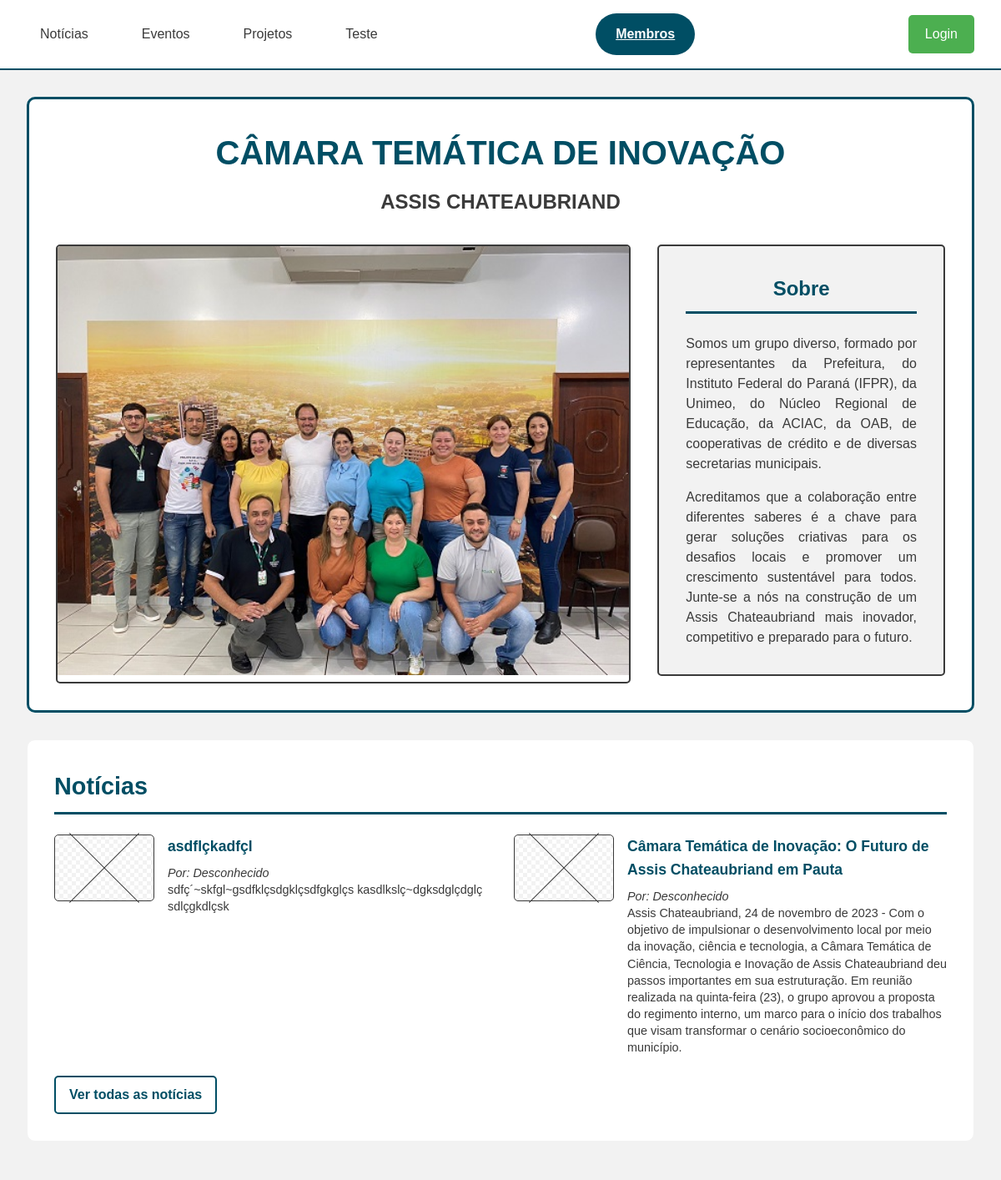
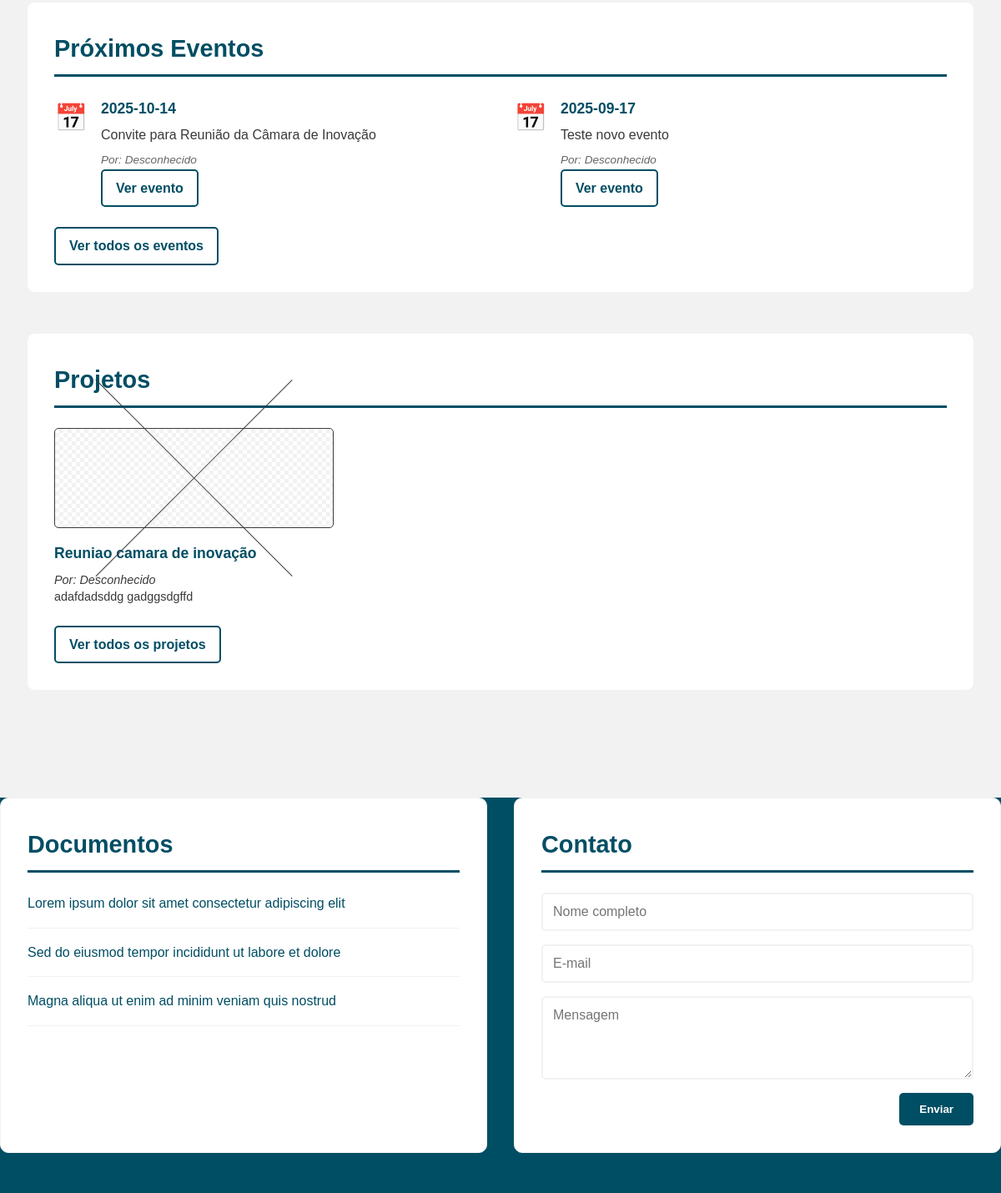
The page / on the database its author committed (2 pictures, top to bottom).
### tables this page shows
CREATE TABLE `categorias` (
  `id` int(11) NOT NULL,
  `nome` varchar(100) NOT NULL,
  `descricao` text DEFAULT NULL,
  `criado_em` datetime DEFAULT current_timestamp()
);

CREATE TABLE `artigos` (
  `id` int(11) NOT NULL,
  `titulo` varchar(200) NOT NULL,
  `slug` varchar(200) NOT NULL,
  `conteudo` text NOT NULL,
  `categoria_id` int(11) DEFAULT NULL,
  `autor_id` int(11) DEFAULT NULL,
  `data_evento` date DEFAULT NULL,
  `criado_em` datetime DEFAULT current_timestamp(),
  `atualizado_em` datetime DEFAULT current_timestamp() ON UPDATE current_timestamp()
);

### index.php (the view, shortened to what this page needs)
<?php
include 'conexao.php';
$sql = "SELECT nome FROM categorias";
$result = $conn->query($sql);
?>
<!DOCTYPE html>
<html lang="pt-BR">
<head>
    <link rel="stylesheet" href="css/styles.css">
</head>
<body>
    <header>
        <nav class="main-nav">
            <ul class="nav-links">
                <?php
                if ($result->num_rows > 0) {
                    while($row = $result->fetch_assoc()) {
                        echo "<li><a href='#{$row['nome']}'>{$row['nome']}</a></li>";
                    }
                }
                ?>
            </ul>
            <a href="membros.php" class="membros-btn">Membros</a>
            <a href="login.php" class="admin-btn">Login</a>
        </nav>
    </header>
    <main>
        <section class="hero">
            <h1>CÂMARA TEMÁTICA DE INOVAÇÃO</h1>
            <h2>ASSIS CHATEAUBRIAND</h2>
            <div class="hero-content">
                <div class="hero-image">
                    <img src="images/grupo.jpg" alt="Logo Câmara de Inovação">
                </div>
                <div class="sobre-box">
                    <h3>Sobre</h3>
                    <p>Somos um grupo diverso, formado por representantes da Prefeitura, do Instituto Federal do Paraná (IFPR), da Unimeo, do Núcleo Regional de Educação, da ACIAC, da OAB, de cooperativas de crédito e de diversas secretarias municipais.</p>
                    <p>Acreditamos que a colaboração entre diferentes saberes é a chave para gerar soluções criativas para os desafios locais e promover um crescimento sustentável para todos. Junte-se a nós na construção de um Assis Chateaubriand mais inovador, competitivo e preparado para o futuro.</p>
                </div>
            </div>
        </section>
        <?php
        $sql = "SELECT a.*, u.nome as autor_nome
                FROM artigos a
                LEFT JOIN usuarios u ON a.autor_id = u.id
                WHERE a.categoria_id = 1
                ORDER BY a.criado_em DESC LIMIT 3";
        $result = $conn->query($sql);
        ?>
        <section id="Noticias" class="noticias">
            <h3>Notícias</h3>
            <div class="noticias-grid">
                <?php
                if ($result->num_rows > 0) {
                    while($row = $result->fetch_assoc()) {
                        echo "
                        <article class='noticia-item'>
                            <div class='noticia-image'></div>
                            <div class='noticia-content'>
                                <h4>{$row['titulo']}</h4>
                                <p class='autor-info'>Por: " . htmlspecialchars($row['autor_nome'] ?? 'Desconhecido') . "</p>
                                <p>{$row['conteudo']}</p>
                            </div>
                        </article>";
                    }
                }
                ?>
            </div>
            <a href="noticias_lista.php" class="ver-todas">Ver todas as notícias</a>
        </section>
        <?php
        $sql = "SELECT a.*, u.nome as autor_nome
                FROM artigos a
                LEFT JOIN usuarios u ON a.autor_id = u.id
                WHERE a.categoria_id = 2
                ORDER BY a.data_evento DESC LIMIT 3";
        $result = $conn->query($sql);
        ?>
        <section id="Eventos" class="eventos">
            <h3>Próximos Eventos</h3>
            <div class="eventos-grid">
                <?php
                if ($result->num_rows > 0) {
                    while($row = $result->fetch_assoc()) {
                        echo "
                        <div class='evento-item'>
                            <div class='evento-icon'>📅</div>
                            <div class='evento-info'>
                                <div class='evento-data'>{$row['data_evento']}</div>
                                <div class='evento-titulo'><p>{$row['titulo']}</p></div>
                                <p class='autor-info'>Por: " . htmlspecialchars($row['autor_nome'] ?? 'Desconhecido') . "</p>
                                <a href='evento.php?cd={$row['id']}' class='ver-todos'>Ver evento</a>
                            </div>
                        </div>";
                    }
                }
                ?>
            </div>
            <a href="eventos_lista.php" class="ver-todos">Ver todos os eventos</a>
        </section>
        <?php
        $sql = "SELECT a.*, u.nome as autor_nome
                FROM artigos a
                LEFT JOIN usuarios u ON a.autor_id = u.id
                WHERE a.categoria_id = 3
                ORDER BY a.criado_em DESC LIMIT 3";
        $result = $conn->query($sql);
        ?>
        <section id="Projetos" class="projetos">
            <h3>Projetos</h3>
            <div class="projetos-grid">
                <?php
                if ($result->num_rows > 0) {
                    while($row = $result->fetch_assoc()) {
                        echo "
                        <article class='projeto-item'>
                            <div class='projeto-image'></div>
                            <div class='projeto-content'>
                                <h4>{$row['titulo']}</h4>
                                <p class='autor-info'>Por: " . htmlspecialchars($row['autor_nome'] ?? 'Desconhecido') . "</p>
                                <p>{$row['conteudo']}</p>
                            </div>
                        </article>";
                    }
                }
                ?>
            </div>
            <a href="projetos_lista.php" class="ver-todos">Ver todos os projetos</a>
        </section>
    </main>
    <footer>
        <div class="bottom-sections">
            <section class="documentos">
                <h3>Documentos</h3>
                <ul class="documentos-list">
                    <li><a href="#">Lorem ipsum dolor sit amet consectetur adipiscing elit</a></li>
                    <li><a href="#">Sed do eiusmod tempor incididunt ut labore et dolore</a></li>
                    <li><a href="#">Magna aliqua ut enim ad minim veniam quis nostrud</a></li>
                </ul>
            </section>
            <section class="contato">
                <h3>Contato</h3>
                <form class="contato-form">
                    <input type="text" placeholder="Nome completo" required>
                    <input type="email" placeholder="E-mail" required>
                    <textarea placeholder="Mensagem" rows="4" required></textarea>
                    <button type="submit">Enviar</button>
                </form>
            </section>
        </div>
    </footer>
</body>
</html>

### rows shown on the page
categorias: nome "Notícias"
categorias: nome "Eventos"
categorias: nome "Projetos"
categorias: nome "Teste"
artigos: titulo "asdflçkadfçl", autor_nome "Desconhecido", conteudo "sdfç´~skfgl~gsdfklçsdgklçsdfgkglçs kasdlkslç~dgksdglçdglç sdlçgkdlçsk"
artigos: titulo "Câmara Temática de Inovação: O Futuro de Assis Chateaubriand em Pauta", autor_nome "Desconhecido", conteudo "Assis Chateaubriand, 24 de novembro de 2023 - Com o objetivo de impulsionar o desenvolvimento local por meio da inovação, ciência e tecnologia, a Câmara Temática de Ciência, Tecnologia e Inovação de Assis Chateaubriand deu passos importantes em sua estruturação. Em reunião realizada na quinta-feira (23), o grupo aprovou a proposta do regimento interno, um marco para o início dos trabalhos que visam transformar o cenário socioeconômico do município."
artigos: data_evento "2025-10-14", titulo "Convite para Reunião da Câmara de Inovação", autor_nome "Desconhecido"
artigos: data_evento "2025-09-17", titulo "Teste novo evento", autor_nome "Desconhecido"
artigos: titulo "Reuniao camara de inovação", autor_nome "Desconhecido", conteudo "adafdadsddg gadggsdgffd"
